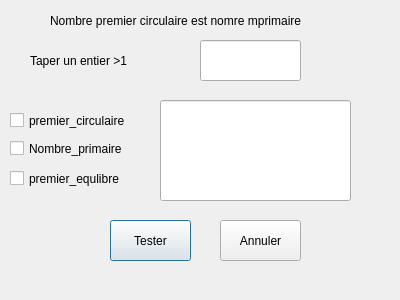
<?xml version="1.0" encoding="UTF-8"?>
<ui version="4.0">
 <class>Dialog</class>
 <widget class="QDialog" name="Dialog">
  <property name="geometry">
   <rect>
    <x>0</x>
    <y>0</y>
    <width>400</width>
    <height>300</height>
   </rect>
  </property>
  <property name="windowTitle">
   <string>Dialog</string>
  </property>
  <widget class="QLabel" name="label">
   <property name="geometry">
    <rect>
     <x>50</x>
     <y>10</y>
     <width>321</width>
     <height>21</height>
    </rect>
   </property>
   <property name="styleSheet">
    <string notr="true">font: 11pt &quot;MS Shell Dlg 2&quot;;</string>
   </property>
   <property name="text">
    <string>Nombre premier circulaire est nomre mprimaire</string>
   </property>
  </widget>
  <widget class="QCheckBox" name="ch1">
   <property name="geometry">
    <rect>
     <x>10</x>
     <y>110</y>
     <width>131</width>
     <height>21</height>
    </rect>
   </property>
   <property name="styleSheet">
    <string notr="true">font: 10pt &quot;MS Shell Dlg 2&quot;;</string>
   </property>
   <property name="text">
    <string>premier_circulaire</string>
   </property>
  </widget>
  <widget class="QCheckBox" name="ch2">
   <property name="geometry">
    <rect>
     <x>10</x>
     <y>140</y>
     <width>121</width>
     <height>17</height>
    </rect>
   </property>
   <property name="styleSheet">
    <string notr="true">font: 10pt &quot;MS Shell Dlg 2&quot;;</string>
   </property>
   <property name="text">
    <string>Nombre_primaire</string>
   </property>
  </widget>
  <widget class="QCheckBox" name="ch3">
   <property name="geometry">
    <rect>
     <x>10</x>
     <y>170</y>
     <width>121</width>
     <height>17</height>
    </rect>
   </property>
   <property name="styleSheet">
    <string notr="true">font: 10pt &quot;MS Shell Dlg 2&quot;;</string>
   </property>
   <property name="text">
    <string>premier_equlibre</string>
   </property>
  </widget>
  <widget class="QPushButton" name="btn1">
   <property name="geometry">
    <rect>
     <x>110</x>
     <y>220</y>
     <width>81</width>
     <height>41</height>
    </rect>
   </property>
   <property name="text">
    <string>Tester</string>
   </property>
  </widget>
  <widget class="QPushButton" name="btn2">
   <property name="geometry">
    <rect>
     <x>220</x>
     <y>220</y>
     <width>81</width>
     <height>41</height>
    </rect>
   </property>
   <property name="text">
    <string>Annuler</string>
   </property>
  </widget>
  <widget class="QLineEdit" name="l2">
   <property name="geometry">
    <rect>
     <x>160</x>
     <y>100</y>
     <width>191</width>
     <height>101</height>
    </rect>
   </property>
  </widget>
  <widget class="QLineEdit" name="l1">
   <property name="geometry">
    <rect>
     <x>200</x>
     <y>40</y>
     <width>101</width>
     <height>41</height>
    </rect>
   </property>
  </widget>
  <widget class="QLabel" name="label_2">
   <property name="geometry">
    <rect>
     <x>30</x>
     <y>50</y>
     <width>121</width>
     <height>21</height>
    </rect>
   </property>
   <property name="styleSheet">
    <string notr="true">font: 10pt &quot;MS Shell Dlg 2&quot;;</string>
   </property>
   <property name="text">
    <string>Taper un entier &gt;1</string>
   </property>
  </widget>
 </widget>
 <resources/>
 <connections/>
</ui>
